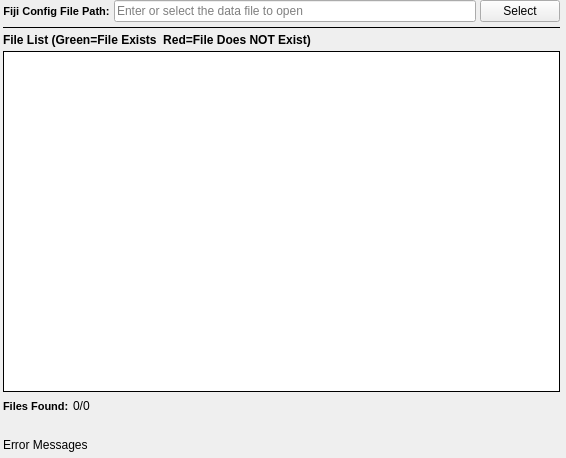
<?xml version="1.0" encoding="UTF-8"?>
<ui version="4.0">
 <class>FijiListWidget</class>
 <widget class="QWidget" name="FijiListWidget">
  <property name="geometry">
   <rect>
    <x>0</x>
    <y>0</y>
    <width>566</width>
    <height>458</height>
   </rect>
  </property>
  <property name="windowTitle">
   <string/>
  </property>
  <layout class="QVBoxLayout" name="verticalLayout">
   <property name="spacing">
    <number>4</number>
   </property>
   <property name="leftMargin">
    <number>3</number>
   </property>
   <property name="topMargin">
    <number>0</number>
   </property>
   <property name="rightMargin">
    <number>6</number>
   </property>
   <property name="bottomMargin">
    <number>6</number>
   </property>
   <item>
    <layout class="QHBoxLayout" name="horizontalLayout_2">
     <property name="bottomMargin">
      <number>0</number>
     </property>
     <item>
      <widget class="QLabel" name="label_29">
       <property name="toolTip">
        <string>The directory that contains the .ang or .ctf files</string>
       </property>
       <property name="styleSheet">
        <string notr="true">QLabel {
font-weight: bold;
font-size: 11px;
}</string>
       </property>
       <property name="text">
        <string>Fiji Config File Path:</string>
       </property>
       <property name="alignment">
        <set>Qt::AlignCenter</set>
       </property>
      </widget>
     </item>
     <item>
      <widget class="QtSLineEdit" name="inputDir">
       <property name="placeholderText">
        <string>Enter or select the data file to open</string>
       </property>
      </widget>
     </item>
     <item>
      <widget class="QPushButton" name="inputDirBtn">
       <property name="text">
        <string>Select</string>
       </property>
      </widget>
     </item>
    </layout>
   </item>
   <item>
    <widget class="Line" name="line_9">
     <property name="frameShadow">
      <enum>QFrame::Plain</enum>
     </property>
     <property name="orientation">
      <enum>Qt::Horizontal</enum>
     </property>
    </widget>
   </item>
   <item>
    <widget class="QLabel" name="label_57">
     <property name="font">
      <font>
       <weight>75</weight>
       <italic>false</italic>
       <bold>true</bold>
      </font>
     </property>
     <property name="text">
      <string>File List (Green=File Exists  Red=File Does NOT Exist)</string>
     </property>
    </widget>
   </item>
   <item>
    <widget class="QListWidget" name="fileListView">
     <property name="sizePolicy">
      <sizepolicy hsizetype="Expanding" vsizetype="MinimumExpanding">
       <horstretch>0</horstretch>
       <verstretch>0</verstretch>
      </sizepolicy>
     </property>
     <property name="toolTip">
      <string>The list of files that will be imported in the order they will be imported into the HDF5 Ebsd File</string>
     </property>
     <property name="frameShape">
      <enum>QFrame::Box</enum>
     </property>
     <property name="frameShadow">
      <enum>QFrame::Plain</enum>
     </property>
    </widget>
   </item>
   <item>
    <layout class="QHBoxLayout" name="horizontalLayout">
     <property name="bottomMargin">
      <number>0</number>
     </property>
     <item>
      <widget class="QLabel" name="label_47">
       <property name="styleSheet">
        <string notr="true">QLabel {
font-weight: bold;
font-size: 11px;
}</string>
       </property>
       <property name="text">
        <string>Files Found:</string>
       </property>
       <property name="alignment">
        <set>Qt::AlignLeading|Qt::AlignLeft|Qt::AlignVCenter</set>
       </property>
      </widget>
     </item>
     <item>
      <widget class="QLabel" name="totalFilesFound">
       <property name="text">
        <string>0/0</string>
       </property>
      </widget>
     </item>
     <item>
      <spacer name="horizontalSpacer">
       <property name="orientation">
        <enum>Qt::Horizontal</enum>
       </property>
       <property name="sizeHint" stdset="0">
        <size>
         <width>40</width>
         <height>20</height>
        </size>
       </property>
      </spacer>
     </item>
    </layout>
   </item>
   <item>
    <widget class="QLabel" name="montageInfoLabel">
     <property name="text">
      <string/>
     </property>
     <property name="wordWrap">
      <bool>true</bool>
     </property>
    </widget>
   </item>
   <item>
    <widget class="QLabel" name="errorMessage">
     <property name="text">
      <string>Error Messages</string>
     </property>
    </widget>
   </item>
  </layout>
 </widget>
 <customwidgets>
  <customwidget>
   <class>QtSLineEdit</class>
   <extends>QLineEdit</extends>
   <header location="global">QtSLineEdit.h</header>
  </customwidget>
 </customwidgets>
 <resources/>
 <connections/>
</ui>
